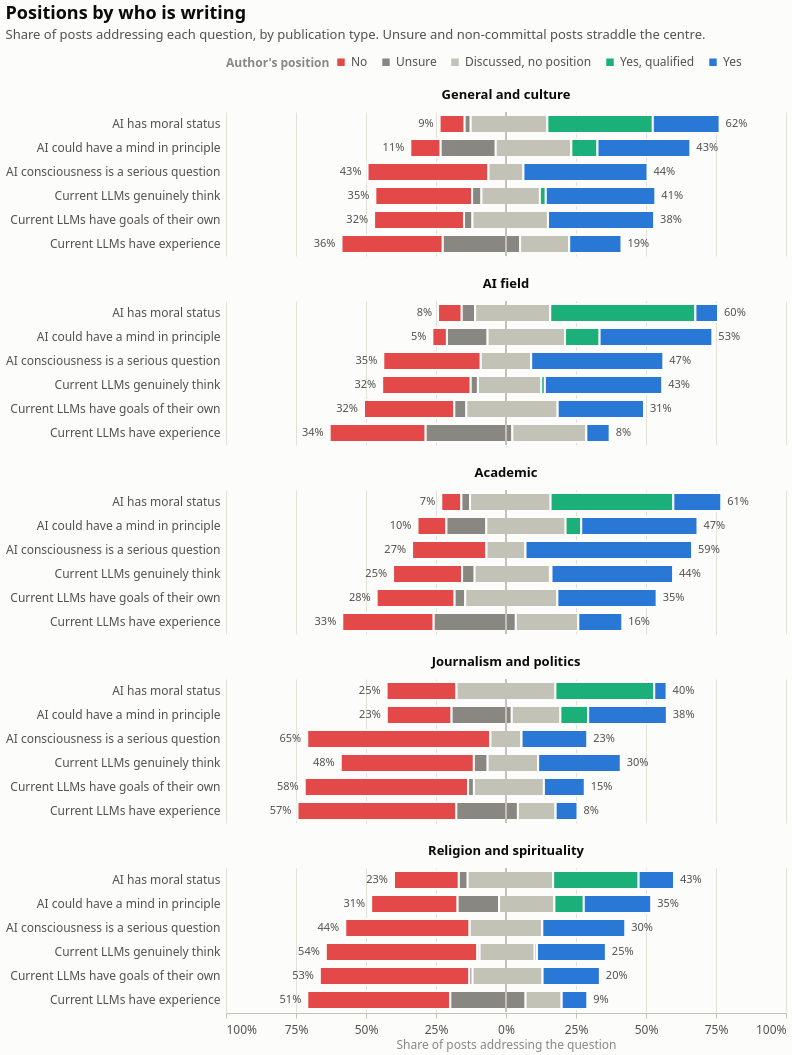

Vega-Lite specification for this chart:
### Vega-Lite specification from a JSON file in a GitHub repository (floating-point values rounded to 4 significant figures; data arrays with more than 128 entries replaced by an {"elided": "..."} marker saying what was removed)
{"$schema": "https://vega.github.io/schema/vega-lite/v6.4.1.json", "columns": 1, "config": {"axis": {"domainColor": "#c3c2b7", "gridColor": "#e1e0d9", "gridWidth": 1, "labelColor": "#52514e", "labelFont": "system-ui, -apple-system, 'Segoe UI', sans-serif", "labelFontSize": 12, "labelPadding": 6, "tickColor": "#c3c2b7", "titleColor": "#898781", "titleFont": "system-ui, -apple-system, 'Segoe UI', sans-serif", "titleFontSize": 12, "titleFontWeight": 400}, "axisX": {"grid": false}, "axisY": {"domain": false, "ticks": false}, "background": "#fcfcfb", "bar": {"cornerRadiusEnd": 4}, "font": "system-ui, -apple-system, 'Segoe UI', sans-serif", "header": {"labelColor": "#0b0b0b", "labelFont": "system-ui, -apple-system, 'Segoe UI', sans-serif", "labelFontSize": 13, "labelFontWeight": 600, "titleColor": "#898781", "titleFont": "system-ui, -apple-system, 'Segoe UI', sans-serif"}, "legend": {"direction": "horizontal", "labelColor": "#52514e", "labelFont": "system-ui, -apple-system, 'Segoe UI', sans-serif", "labelFontSize": 12, "orient": "top", "symbolSize": 80, "symbolType": "square", "titleColor": "#898781", "titleFont": "system-ui, -apple-system, 'Segoe UI', sans-serif", "titleFontSize": 12, "titleOrient": "left"}, "line": {"strokeCap": "round", "strokeJoin": "round", "strokeWidth": 2}, "point": {"filled": true, "size": 64}, "range": {"category": ["#2a78d6", "#eb6834", "#1baf7a", "#eda100", "#e87ba4", "#008300", "#4a3aa7", "#e34948"]}, "text": {"color": "#52514e", "font": "system-ui, -apple-system, 'Segoe UI', sans-serif", "fontSize": 12}, "title": {"anchor": "start", "color": "#0b0b0b", "font": "system-ui, -apple-system, 'Segoe UI', sans-serif", "fontSize": 18, "fontWeight": 600, "offset": 14, "subtitleColor": "#52514e", "subtitleFontSize": 13, "subtitlePadding": 6}, "view": {"stroke": null}}, "data": {"name": "data-7605e20982652bc9b6e01afbfe558c6f"}, "datasets": {"data-7605e20982652bc9b6e01afbfe558c6f": {"elided": "150 records"}}, "facet": {"field": "facet", "sort": ["General and culture", "AI field", "Academic", "Journalism and politics", "Religion and spirituality"], "title": null, "type": "nominal"}, "spec": {"height": 144, "layer": [{"encoding": {"color": {"field": "option", "legend": {"labelExpr": "{\"no\": \"No\", \"unsure\": \"Unsure\", \"discussed\": \"Discussed, no position\", \"yes_qualified\": \"Yes, qualified\", \"yes\": \"Yes\"}[datum.label]", "title": "Author's position"}, "scale": {"domain": ["no", "unsure", "discussed", "yes_qualified", "yes"], "range": ["#e34948", "#898781", "#c3c2b7", "#1baf7a", "#2a78d6"]}, "type": "nominal"}, "stroke": {"value": "#fcfcfb"}, "strokeWidth": {"value": 2}, "tooltip": [{"field": "item", "title": "Claim", "type": "nominal"}, {"field": "option", "title": "Position", "type": "nominal"}, {"field": "count", "title": "Posts", "type": "quantitative"}, {"field": "share", "format": ".0%", "title": "Share", "type": "quantitative"}, {"field": "addressing", "title": "Posts addressing", "type": "quantitative"}], "x": {"axis": {"format": "%", "grid": true, "labelExpr": "abs(datum.value) == 1 ? format(abs(datum.value), '.0%') : format(abs(datum.value), '.0%')", "values": [-1, -0.75, -0.5, -0.25, 0, 0.25, 0.5, 0.75, 1]}, "field": "x0", "scale": {"domain": [-1, 1]}, "title": "Share of posts addressing the question", "type": "quantitative"}, "x2": {"field": "x1"}, "y": {"axis": {"labelLimit": 260}, "field": "item", "sort": ["AI has moral status", "AI could have a mind in principle", "AI consciousness is a serious question", "Current LLMs genuinely think", "Current LLMs have goals of their own", "Current LLMs have experience"], "title": null, "type": "nominal"}}, "mark": {"cornerRadiusEnd": 0, "height": 18, "type": "bar"}}, {"encoding": {"x": {"datum": 0}}, "mark": {"color": "#c3c2b7", "strokeWidth": 1, "type": "rule"}}, {"encoding": {"text": {"field": "denies_share", "format": ".0%", "type": "quantitative"}, "x": {"field": "x0", "type": "quantitative"}, "y": {"field": "item", "sort": ["AI has moral status", "AI could have a mind in principle", "AI consciousness is a serious question", "Current LLMs genuinely think", "Current LLMs have goals of their own", "Current LLMs have experience"], "type": "nominal"}}, "mark": {"align": "right", "color": "#52514e", "dx": -6, "fontSize": 11, "type": "text"}, "transform": [{"filter": "(datum.option === 'no')"}]}, {"encoding": {"text": {"field": "asserts_share", "format": ".0%", "type": "quantitative"}, "x": {"field": "x1", "type": "quantitative"}, "y": {"field": "item", "sort": ["AI has moral status", "AI could have a mind in principle", "AI consciousness is a serious question", "Current LLMs genuinely think", "Current LLMs have goals of their own", "Current LLMs have experience"], "type": "nominal"}}, "mark": {"align": "left", "color": "#52514e", "dx": 6, "fontSize": 11, "type": "text"}, "transform": [{"filter": "(datum.option === 'yes')"}]}], "width": 560}, "title": {"subtitle": "Share of posts addressing each question, by publication type. Unsure and non-committal posts straddle the centre.", "text": "Positions by who is writing"}}
